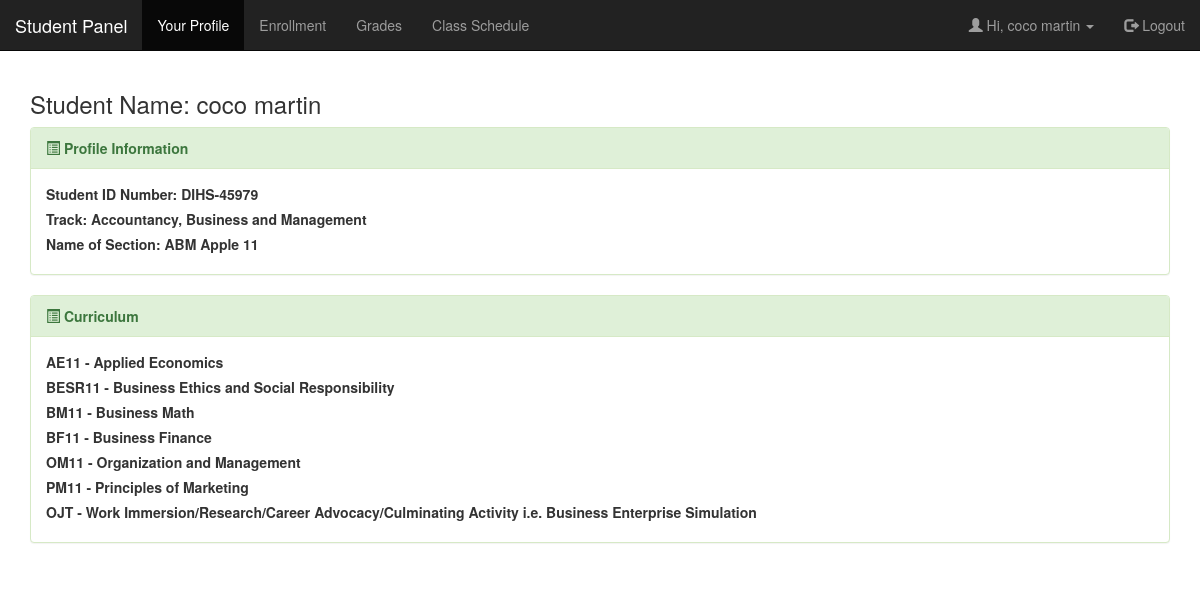
Screenshot of /student/profile.php (signed in) with the database file from the repository.
### tables this page shows
CREATE TABLE `tbl_students` (
  `id` int(10) NOT NULL,
  `studentid_no` varchar(30) DEFAULT NULL,
  `track_id` varchar(30) DEFAULT NULL,
  `grade_level` varchar(10) DEFAULT NULL,
  `nameof_section` varchar(100) DEFAULT NULL,
  `sex` varchar(10) DEFAULT NULL,
  `email` varchar(255) NOT NULL,
  `student_fname` varchar(100) DEFAULT NULL,
  `student_lname` varchar(100) DEFAULT NULL,
  `student_middlename` varchar(100) DEFAULT NULL,
  `password` varchar(100) DEFAULT NULL,
  `created_by` varchar(100) DEFAULT NULL,
  `date_created` timestamp NOT NULL DEFAULT current_timestamp()
);

CREATE TABLE `tbl_tracks` (
  `id` int(10) NOT NULL,
  `track_id` varchar(30) DEFAULT NULL,
  `track_name` varchar(100) DEFAULT NULL,
  `track_acronym` varchar(20) DEFAULT NULL,
  `created_by` varchar(100) DEFAULT NULL,
  `date_created` timestamp NOT NULL DEFAULT current_timestamp()
);

CREATE TABLE `tbl_subjects` (
  `id` int(10) NOT NULL,
  `subject_codeno` varchar(30) DEFAULT NULL,
  `nameof_subject` varchar(100) DEFAULT NULL,
  `track_id` varchar(30) DEFAULT NULL,
  `created_by` varchar(100) DEFAULT NULL,
  `date_created` timestamp NOT NULL DEFAULT current_timestamp(),
  `is_active` varchar(5) DEFAULT 'Yes'
);

### student/profile.php (the view, shortened to what this page needs)
<?php
require '../database/database.php';
$studentIdNo = $_SESSION["studentid_no"];
?>
<!DOCTYPE html>
<html lang="en">
<head>
  <link rel="stylesheet" href="https://maxcdn.bootstrapcdn.com/bootstrap/3.4.1/css/bootstrap.min.css">
</head>
<body>
  <nav class="navbar navbar-inverse navbar-static-top">
    <div class="container-fluid">
      <div class="navbar-header">
        <a class="navbar-brand">Student Panel</a>
      </div>
      <ul class="nav navbar-nav">
        <li class="active"><a href="profile.php">Your Profile</a></li>
        <li><a href="enrollmentform.php">Enrollment</a></li>
        <li><a href="grades.php">Grades</a></li>
        <li><a href="schedules.php">Class Schedule</a></li>
      </ul>
      <ul class="nav navbar-nav navbar-right">
        <li class="dropdown">
          <a class="dropdown-toggle" data-toggle="dropdown" href="#">
            <span class="glyphicon glyphicon-user"></span> Hi, <?php echo $_SESSION["studentname"]; ?>
            <span class="caret"></span></a>
        </li>
        <li><a href="logout.php"><span class="glyphicon glyphicon-log-out"></span> Logout</a></li>
      </ul>
    </div>
  </nav>
  <div class="container">
    <h3>Student Name: <?php echo $_SESSION["studentname"]; ?></h3>
    <div class="panel panel-success">
      <div class="panel-heading">
        <strong><span class="glyphicon glyphicon-list-alt"></span> Profile Information</strong>
      </div>
      <div class="panel-body">
        <?php
        $track_id = "";
        $sql = "SELECT tbl_students.studentid_no, tbl_tracks.track_name, tbl_tracks.track_id, tbl_students.nameof_section, tbl_students.grade_level
                FROM tbl_students
                INNER JOIN tbl_tracks ON tbl_students.track_id = tbl_tracks.track_id
                WHERE tbl_students.studentid_no = :studentid_no";
        $result = $conn->prepare($sql);
        $result->bindParam(':studentid_no', $studentIdNo);
        $result->execute();
        $rowCount = $result->rowCount();
        if ($rowCount > 0) {
          while ($row = $result->fetch(PDO::FETCH_OBJ)) {
            ?>
            <label>Student ID Number: <?php echo $row->studentid_no; ?></label><br>
            <label>Track: <?php echo $row->track_name; ?></label><br>
            <label>Name of Section: <?php echo $row->nameof_section; ?></label><br>
            <?php
            $track_id =$row->track_id ;
          }
        } else {
          echo "No data found!";
        }
        ?>
      </div>
    </div>
    <div class="panel panel-success">
      <div class="panel-heading">
        <strong><span class="glyphicon glyphicon-list-alt"></span> Curriculum</strong>
      </div>
      <div class="panel-body">
        <?php
        $sql = "SELECT * FROM tbl_subjects
                WHERE track_id = :track_id AND is_active='Yes'";
        $result = $conn->prepare($sql);
        $result->bindParam(':track_id', $track_id);
        $result->execute();
        $rowCount = $result->rowCount();
        if ($rowCount > 0) {
          while ($row = $result->fetch(PDO::FETCH_OBJ)) {
            ?>
            <label><?php echo $row->subject_codeno." - ".$row->nameof_subject; ?></label><br>
            <?php
          }
        } else {
          echo "No data found!";
        }
        ?>
      </div>
    </div>
  </div>
</body>
</html>

### rows the page displays
tbl_students: studentid_no "DIHS-45979", tbl_tracks.track_name "Accountancy, Business and Management", nameof_section "ABM Apple 11"
tbl_subjects: subject_codeno "AE11", nameof_subject "Applied Economics"
tbl_subjects: subject_codeno "BESR11", nameof_subject "Business Ethics and Social Responsibility"
tbl_subjects: subject_codeno "BM11", nameof_subject "Business Math"
tbl_subjects: subject_codeno "BF11", nameof_subject "Business Finance"
tbl_subjects: subject_codeno "OM11", nameof_subject "Organization and Management"
tbl_subjects: subject_codeno "PM11", nameof_subject "Principles of Marketing"
tbl_subjects: subject_codeno "OJT", nameof_subject "Work Immersion/Research/Career Advocacy/Culminating Activity i.e. Business Enterprise Simulation"

### other values shown
$_SESSION["studentname"] "coco martin"
